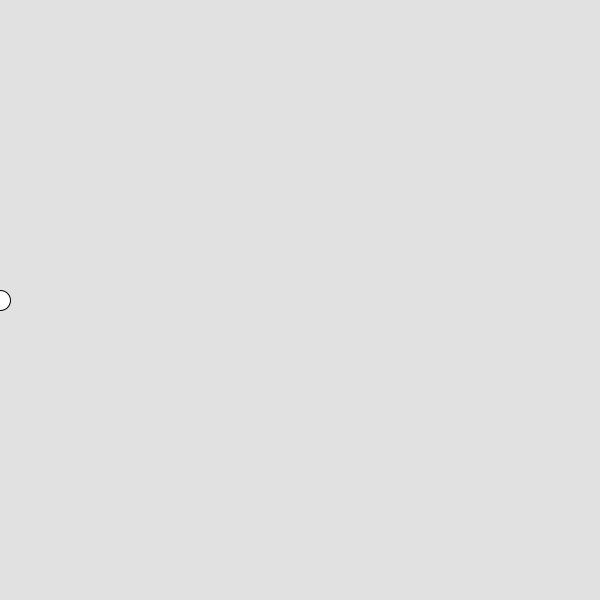
Frame 1 (no input)
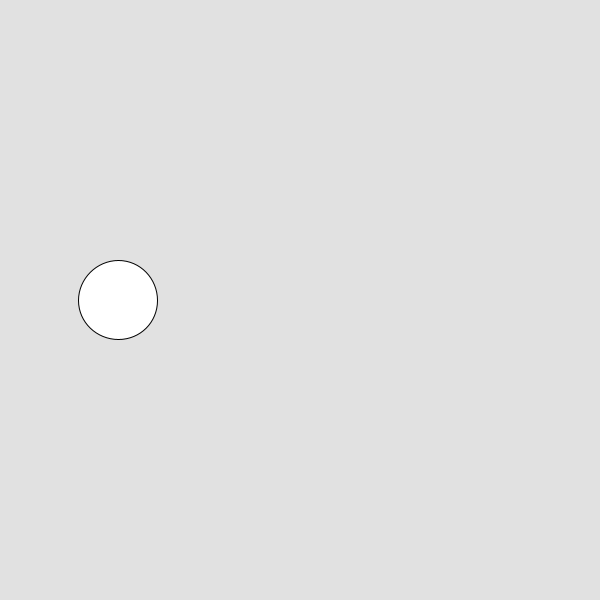
Frame 60 (the mouse pressed at the canvas centre just before this capture)
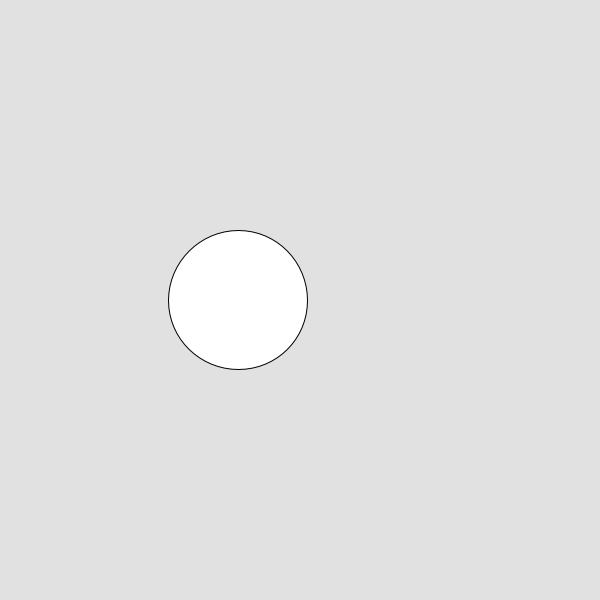
Frame 120 (the mouse held since frame 60 and released just before this capture)

The Processing sketch that drew these frames (run headless with seeded random() and noise(); from frame 60 on, the mouse is pressed at the canvas centre):

// Processing sketch: Circle_grows_right
// ── Circle_grows_right.pde
int x;
int sizeCircle;

void setup() {
  size(600, 600);
  x = 0;           // start on the left
  sizeCircle = 20; // starting size
}

void draw() {
  background(225);

  // Draw the circle
  ellipse(x, height / 2, sizeCircle, sizeCircle);

  // Move to the right and grow
  x = x + 2;
  sizeCircle = sizeCircle + 1;

  // Reset when off screen
  if (x > width + sizeCircle / 2) {
    x = 0;
    sizeCircle = 20; // reset size
  }
}
